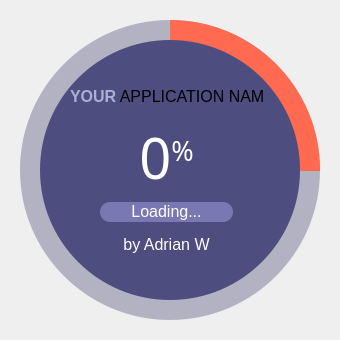
<?xml version="1.0" encoding="UTF-8"?>
<ui version="4.0">
 <class>MainWindow</class>
 <widget class="QMainWindow" name="MainWindow">
  <property name="geometry">
   <rect>
    <x>0</x>
    <y>0</y>
    <width>340</width>
    <height>340</height>
   </rect>
  </property>
  <property name="windowTitle">
   <string>MainWindow</string>
  </property>
  <widget class="QWidget" name="centralwidget">
   <widget class="QFrame" name="frame">
    <property name="geometry">
     <rect>
      <x>10</x>
      <y>10</y>
      <width>320</width>
      <height>320</height>
     </rect>
    </property>
    <property name="frameShape">
     <enum>QFrame::NoFrame</enum>
    </property>
    <property name="frameShadow">
     <enum>QFrame::Raised</enum>
    </property>
    <widget class="QFrame" name="frame_2">
     <property name="enabled">
      <bool>true</bool>
     </property>
     <property name="geometry">
      <rect>
       <x>10</x>
       <y>10</y>
       <width>300</width>
       <height>300</height>
      </rect>
     </property>
     <property name="styleSheet">
      <string notr="true">QFrame{
	border-radius: 150px;
	background-color: qconicalgradient(cx:0.5, cy:0.5, angle:90, stop:0.749 rgba(69, 64, 93, 0), stop:0.750 rgba(255, 106, 80, 255));
}</string>
     </property>
     <property name="frameShape">
      <enum>QFrame::NoFrame</enum>
     </property>
     <property name="frameShadow">
      <enum>QFrame::Raised</enum>
     </property>
    </widget>
    <widget class="QFrame" name="frame_3">
     <property name="enabled">
      <bool>true</bool>
     </property>
     <property name="geometry">
      <rect>
       <x>10</x>
       <y>10</y>
       <width>300</width>
       <height>300</height>
      </rect>
     </property>
     <property name="styleSheet">
      <string notr="true">QFrame {
	border-radius: 150px;
	background-color: rgba(85, 85, 127, 100);
}</string>
     </property>
     <property name="frameShape">
      <enum>QFrame::NoFrame</enum>
     </property>
     <property name="frameShadow">
      <enum>QFrame::Raised</enum>
     </property>
    </widget>
    <widget class="QFrame" name="frame_4">
     <property name="geometry">
      <rect>
       <x>30</x>
       <y>30</y>
       <width>260</width>
       <height>260</height>
      </rect>
     </property>
     <property name="styleSheet">
      <string notr="true">QFrame{
	border-radius: 130px;
	background-color: rgb(77, 77, 127);
}</string>
     </property>
     <property name="frameShape">
      <enum>QFrame::NoFrame</enum>
     </property>
     <property name="frameShadow">
      <enum>QFrame::Raised</enum>
     </property>
     <widget class="QWidget" name="">
      <property name="geometry">
       <rect>
        <x>30</x>
        <y>40</y>
        <width>193</width>
        <height>181</height>
       </rect>
      </property>
      <layout class="QGridLayout" name="gridLayout">
       <item row="0" column="0">
        <widget class="QLabel" name="labelTitle">
         <property name="font">
          <font>
           <family>Segoe UI</family>
           <pointsize>12</pointsize>
          </font>
         </property>
         <property name="styleSheet">
          <string notr="true">background-color:none;</string>
         </property>
         <property name="text">
          <string>&lt;html&gt;&lt;head/&gt;&lt;body&gt;&lt;p&gt;&lt;span style=&quot; font-weight:600; color:#abb1d3;&quot;&gt;YOUR&lt;/span&gt; APPLICATION NAME&lt;/p&gt;&lt;/body&gt;&lt;/html&gt;</string>
         </property>
         <property name="alignment">
          <set>Qt::AlignCenter</set>
         </property>
        </widget>
       </item>
       <item row="1" column="0">
        <widget class="QLabel" name="labelPercentage">
         <property name="font">
          <font>
           <family>Yu Gothic UI Light</family>
           <pointsize>40</pointsize>
          </font>
         </property>
         <property name="styleSheet">
          <string notr="true">background-color:none;</string>
         </property>
         <property name="text">
          <string>&lt;p&gt;&lt;span style=&quot; font-size:42pt; color:#ffffff;&quot;&gt;0&lt;/span&gt;&lt;span style=&quot; font-size:30pt; color:#ffffff; vertical-align:super;&quot;&gt;%&lt;/span&gt;&lt;/p&gt;</string>
         </property>
         <property name="alignment">
          <set>Qt::AlignCenter</set>
         </property>
        </widget>
       </item>
       <item row="2" column="0">
        <widget class="QLabel" name="labelTitle_2">
         <property name="minimumSize">
          <size>
           <width>0</width>
           <height>20</height>
          </size>
         </property>
         <property name="maximumSize">
          <size>
           <width>16777215</width>
           <height>20</height>
          </size>
         </property>
         <property name="font">
          <font>
           <family>Segoe UI</family>
           <pointsize>12</pointsize>
          </font>
         </property>
         <property name="styleSheet">
          <string notr="true">QLabel{
	border-radius: 10px;
	background-color: rgb(120, 120, 179);
	color: #FFFFFF;
	margin-left: 30px;
	margin-right: 30px;
}</string>
         </property>
         <property name="text">
          <string>&lt;html&gt;&lt;head/&gt;&lt;body&gt;&lt;p&gt;&lt;span style=&quot; color:#ffffff;&quot;&gt;Loading...&lt;/span&gt;&lt;/p&gt;&lt;/body&gt;&lt;/html&gt;</string>
         </property>
         <property name="alignment">
          <set>Qt::AlignCenter</set>
         </property>
        </widget>
       </item>
       <item row="3" column="0">
        <widget class="QLabel" name="labelTitle_3">
         <property name="font">
          <font>
           <family>Segoe UI</family>
           <pointsize>12</pointsize>
          </font>
         </property>
         <property name="styleSheet">
          <string notr="true">QLabel{
	color: #FFFFFF;
	background-color: none;
}</string>
         </property>
         <property name="text">
          <string>&lt;html&gt;&lt;head/&gt;&lt;body&gt;&lt;p&gt;by Adrian W&lt;/p&gt;&lt;/body&gt;&lt;/html&gt;</string>
         </property>
         <property name="alignment">
          <set>Qt::AlignCenter</set>
         </property>
        </widget>
       </item>
      </layout>
     </widget>
    </widget>
    <zorder>frame_3</zorder>
    <zorder>frame_2</zorder>
    <zorder>frame_4</zorder>
   </widget>
  </widget>
 </widget>
 <resources/>
 <connections/>
</ui>
